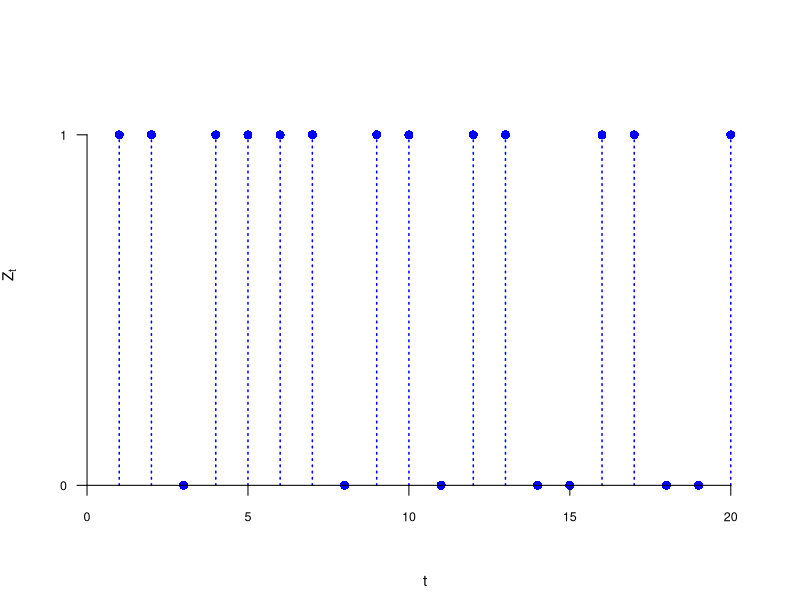
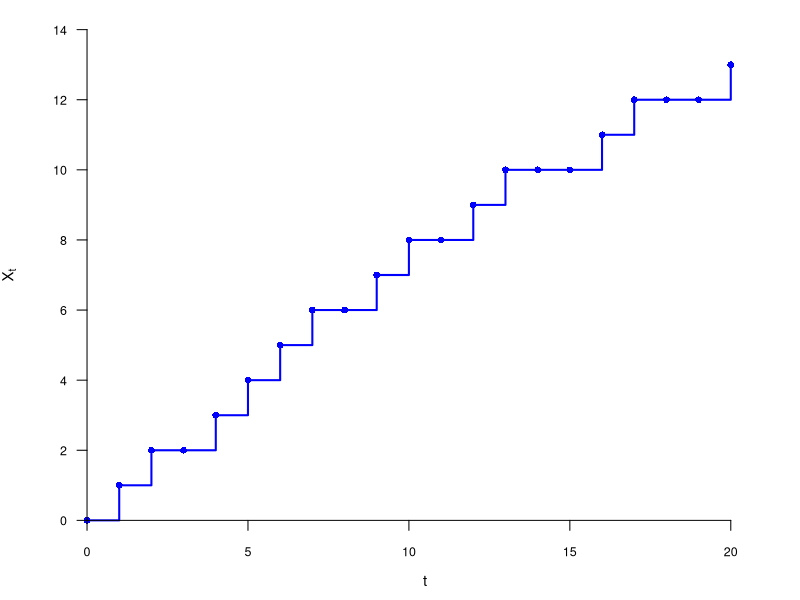
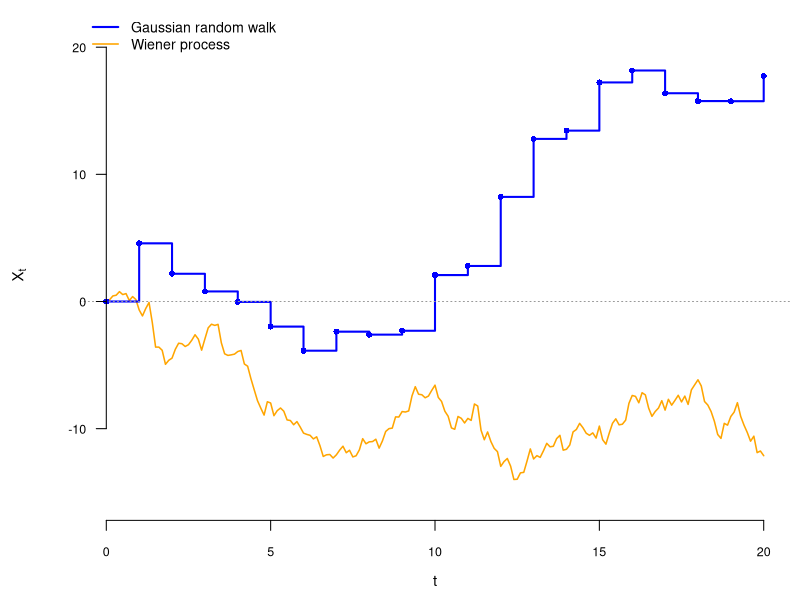

The R script that drew these images, in order:
# Generate PNG figures for lecture 06 slides
# Stochastic processes: Bernoulli path, Binomial path, Wiener path

args <- commandArgs(trailingOnly = FALSE)
fp   <- sub("--file=", "", args[grep("--file=", args)])
script_path <- if (length(fp) > 0 && nchar(fp) > 0) {
  normalizePath(fp)                        # called via Rscript
} else {
  normalizePath(sys.frames()[[1]]$ofile)   # called via source()
}
outdir <- dirname(script_path)


#######
# (i) Example of a path of a Bernoulli process (p = 0.5)
#######

set.seed(42)
T.bern  <- 20
p.bern  <- 0.5
t.bern  <- seq_len(T.bern)
z.bern  <- rbinom(T.bern, size = 1, prob = p.bern)

png(file.path(outdir, "7. Bernoulli path.png"), width = 600, height = 450, res = 100)
par(mar = c(2.5, 2.5, 0, 0) + 0.5)
plot(t.bern, z.bern,
     type = "n",
     xlab = "", ylab = "",
     axes = FALSE,
     xlim = c(0, T.bern + 1),
     ylim = c(-0.1, 1.3),
     frame.plot = FALSE)
# vertical lines from baseline to each point
segments(x0 = t.bern, y0 = 0, x1 = t.bern, y1 = z.bern,
         col = "blue", lwd = 1.5, lty = 3)
# filled circles at each value
points(t.bern, z.bern, pch = 16, col = "blue", cex = 1.2)
axis(side = 1, pos = 0, cex.axis = 0.75)
axis(side = 2, at = c(0, 1), labels = c("0", "1"),
     pos = 0, las = 1, cex.axis = 0.75)
mtext(side = 1, text = "t", line = 1.5, cex = 0.9)
mtext(side = 2, text = expression(Z[t]), line = 2, cex = 0.9)
par(mar = c(5, 4, 4, 2) + 0.1)
dev.off()


#######
# (ii) Example of a path of a binomial process (p = 0.5)
#######

# Reuse the same Bernoulli draws for consistency
x.binom <- c(0, cumsum(z.bern))
t.binom <- 0:T.bern

png(file.path(outdir, "7. Binomial path.png"), width = 600, height = 450, res = 100)
par(mar = c(2.5, 2.5, 0, 0) + 0.5)
# step function: X_t stays constant until next event
plot(t.binom, x.binom,
     type = "s",
     xlab = "", ylab = "",
     col = "blue",
     lwd = 2,
     axes = FALSE,
     xlim = c(0, T.bern + 1),
     ylim = c(0, max(x.binom) + 1),
     frame.plot = FALSE)
points(t.binom, x.binom, pch = 16, col = "blue", cex = 0.9)
axis(side = 1, pos = 0, cex.axis = 0.75)
axis(side = 2, pos = 0, las = 1, cex.axis = 0.75)
mtext(side = 1, text = "t", line = 1.5, cex = 0.9)
mtext(side = 2, text = expression(X[t]), line = 2, cex = 0.9)
par(mar = c(5, 4, 4, 2) + 0.1)
dev.off()


#######
# (iii) Example of paths of a Gaussian random walk and a Wiener process
#        (mu = 0, sigma^2 = 4)
#######

mu    <- 0
sigma <- 2   # sigma^2 = 4

T.max <- 20

# Gaussian random walk: increments at integer steps
set.seed(7)
T.rw   <- T.max
t.rw   <- 0:T.rw
inc.rw <- rnorm(T.rw, mean = mu, sd = sigma)
x.rw   <- c(0, cumsum(inc.rw))

# Wiener process: increments at fine grid dt = 0.1
set.seed(99)
dt      <- 0.1
t.wp    <- seq(0, T.max, by = dt)
n.wp    <- length(t.wp) - 1
inc.wp  <- rnorm(n.wp, mean = mu * dt, sd = sigma * sqrt(dt))
x.wp    <- c(0, cumsum(inc.wp))

y.range <- range(c(x.rw, x.wp))
y.pad   <- diff(y.range) * 0.1

png(file.path(outdir, "7. Wiener path.png"), width = 600, height = 450, res = 100)
par(mar = c(2.5, 3.5, 0, 0) + 0.5)
plot(t.wp, x.wp,
     type = "l",
     col  = "orange",
     lwd  = 1.5,
     xlab = "", ylab = "",
     axes = FALSE,
     xlim = c(0, T.max),
     ylim = c(y.range[1] - y.pad, y.range[2] + y.pad),
     frame.plot = FALSE)
lines(t.rw, x.rw, col = "blue", lwd = 2, type = "s")
points(t.rw, x.rw, pch = 16, col = "blue", cex = 0.8)
abline(h = 0, lty = 3, col = "grey60")
axis(side = 1, pos = y.range[1] - y.pad, cex.axis = 0.75)
axis(side = 2, pos = 0, las = 1, cex.axis = 0.75)
mtext(side = 1, text = "t", line = 1.5, cex = 0.9)
mtext(side = 2, text = expression(X[t]), line = 2.5, cex = 0.9)
legend("topleft",
       legend = c("Gaussian random walk", "Wiener process"),
       col    = c("blue", "orange"),
       lwd    = c(2, 1.5),
       lty    = c(1, 1),
       bty    = "n",
       cex    = 0.85)
par(mar = c(5, 4, 4, 2) + 0.1)
dev.off()


cat("All PNG figures generated successfully.\n")
